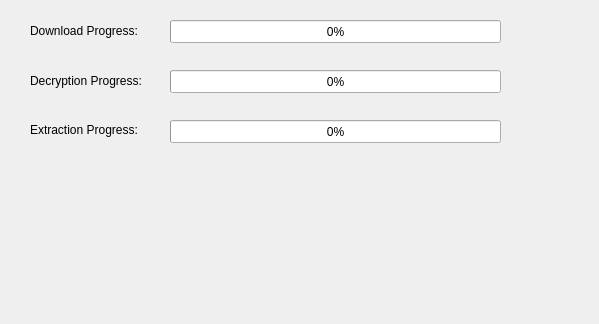
<?xml version="1.0" encoding="UTF-8"?>
<ui version="4.0">
 <class>DownloadProgress</class>
 <widget class="QWidget" name="DownloadProgress">
  <property name="geometry">
   <rect>
    <x>0</x>
    <y>0</y>
    <width>599</width>
    <height>324</height>
   </rect>
  </property>
  <property name="windowTitle">
   <string>Form</string>
  </property>
  <widget class="QProgressBar" name="decryptionProgressBar">
   <property name="geometry">
    <rect>
     <x>170</x>
     <y>70</y>
     <width>331</width>
     <height>23</height>
    </rect>
   </property>
   <property name="value">
    <number>0</number>
   </property>
  </widget>
  <widget class="QLabel" name="label_2">
   <property name="geometry">
    <rect>
     <x>30</x>
     <y>73</y>
     <width>121</width>
     <height>16</height>
    </rect>
   </property>
   <property name="text">
    <string>Decryption Progress:</string>
   </property>
  </widget>
  <widget class="QProgressBar" name="downloadProgressBar">
   <property name="geometry">
    <rect>
     <x>170</x>
     <y>20</y>
     <width>331</width>
     <height>23</height>
    </rect>
   </property>
   <property name="value">
    <number>0</number>
   </property>
  </widget>
  <widget class="QLabel" name="label">
   <property name="geometry">
    <rect>
     <x>30</x>
     <y>23</y>
     <width>121</width>
     <height>16</height>
    </rect>
   </property>
   <property name="text">
    <string>Download Progress:</string>
   </property>
  </widget>
  <widget class="QProgressBar" name="extractionProgressBar">
   <property name="geometry">
    <rect>
     <x>170</x>
     <y>120</y>
     <width>331</width>
     <height>23</height>
    </rect>
   </property>
   <property name="value">
    <number>0</number>
   </property>
  </widget>
  <widget class="QLabel" name="label_3">
   <property name="geometry">
    <rect>
     <x>30</x>
     <y>122</y>
     <width>121</width>
     <height>16</height>
    </rect>
   </property>
   <property name="text">
    <string>Extraction Progress:</string>
   </property>
  </widget>
 </widget>
 <resources/>
 <connections/>
</ui>
